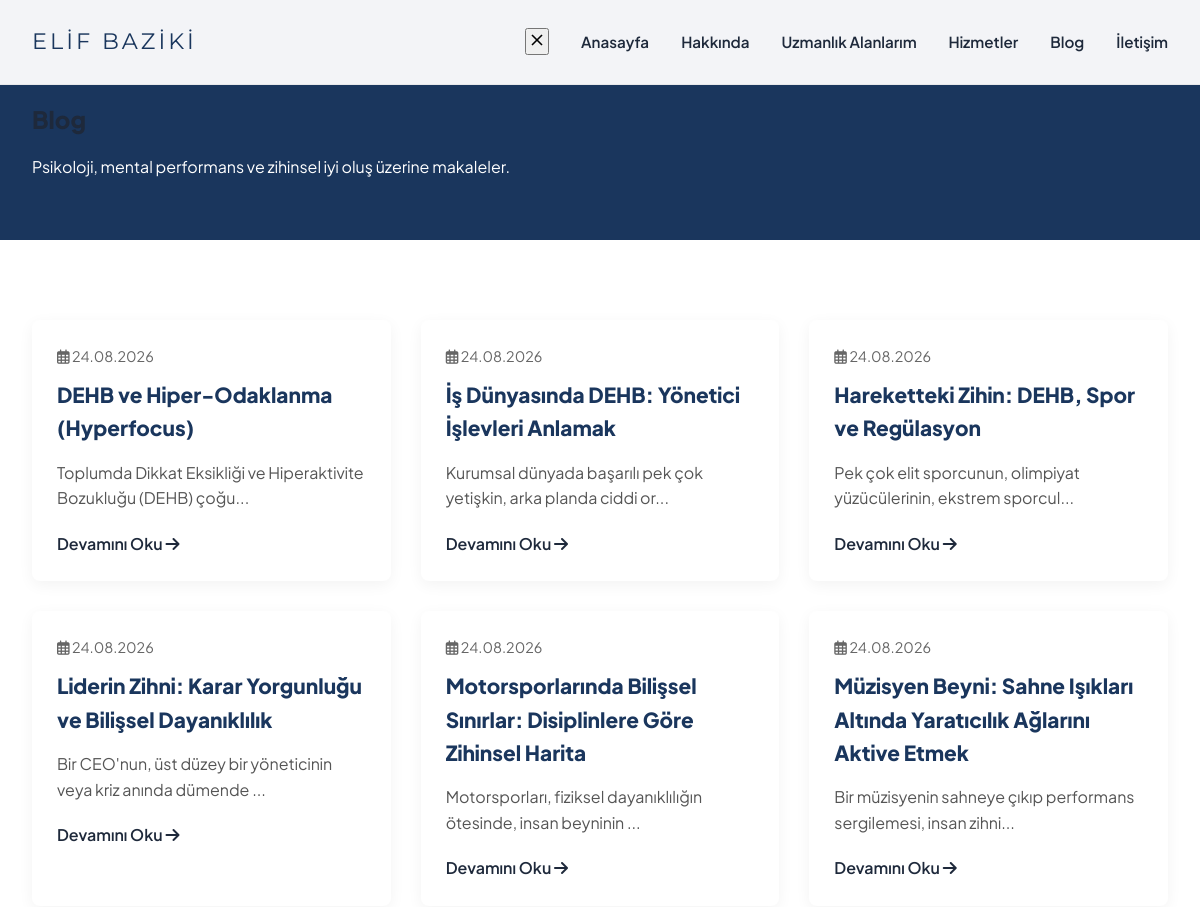
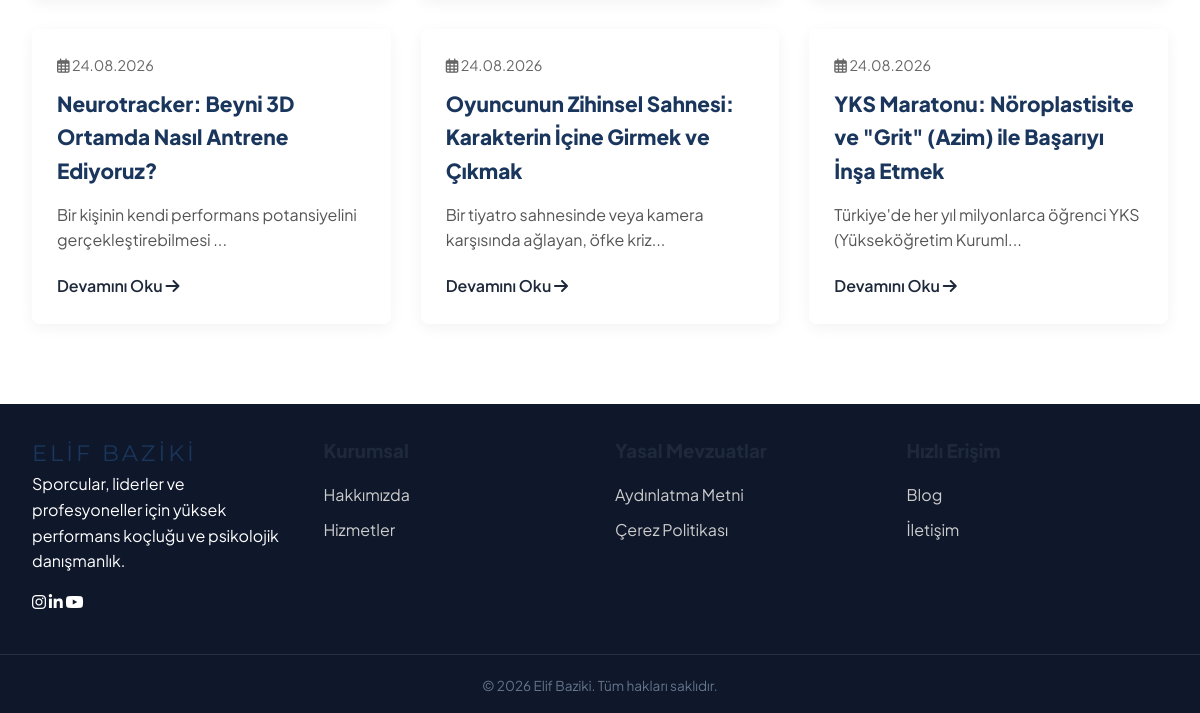
/blog, run on an earlier commit of the app's database (2 pictures, top to bottom).
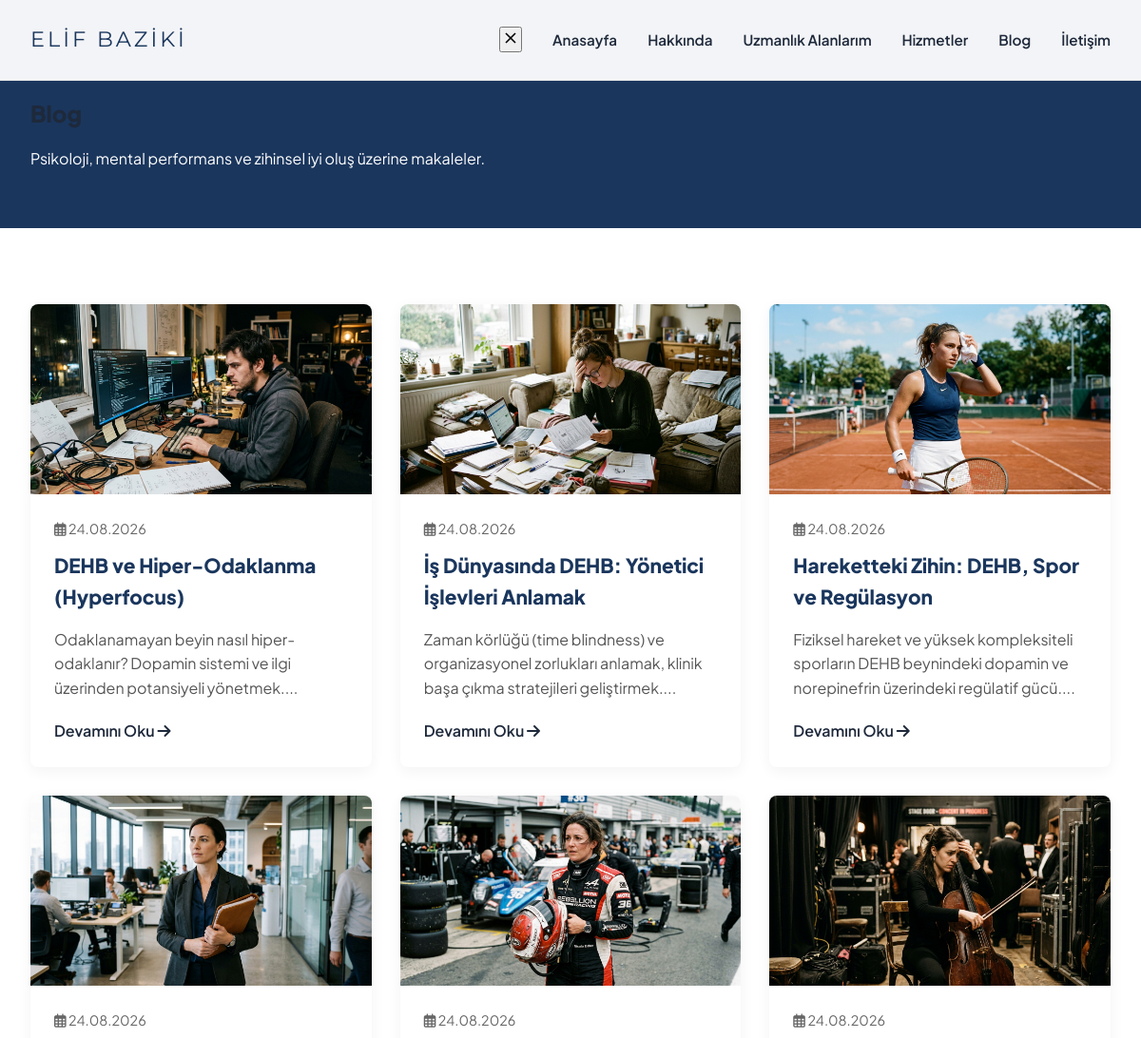
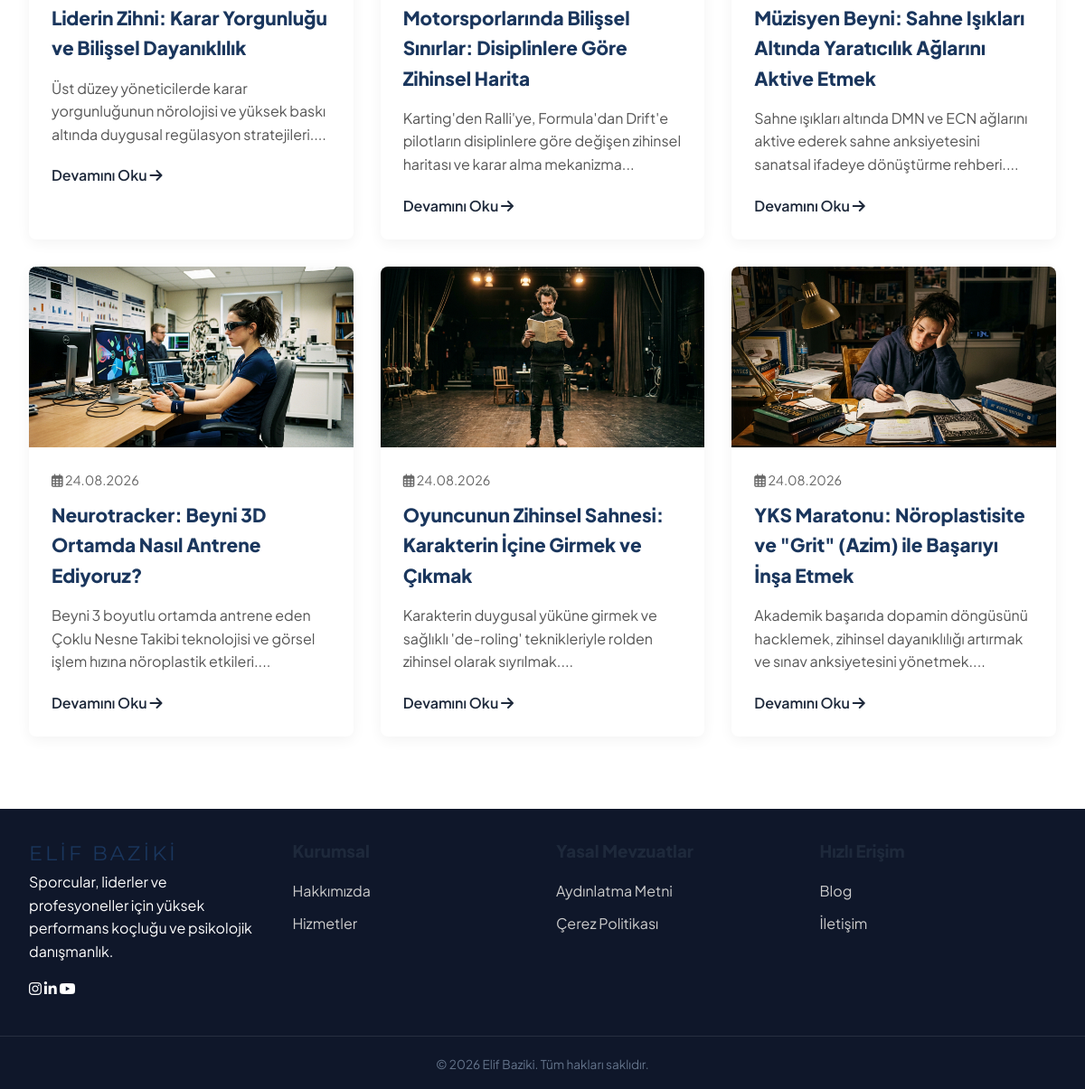
And on a later commit of the database (2 pictures, top to bottom).
### tables this page shows
CREATE TABLE blog_posts (
        id INTEGER PRIMARY KEY AUTOINCREMENT,
        slug TEXT UNIQUE,
        title TEXT,
        meta_description TEXT,
        focus_keyword TEXT,
        keywords TEXT,
        featured_image TEXT,
        content TEXT,
        created_at DATETIME DEFAULT CURRENT_TIMESTAMP,
        updated_at DATETIME DEFAULT CURRENT_TIMESTAMP
    );

### includes/functions.php (called while the page is built, shortened)
<?php
function get_all_posts($db) {
    $stmt = $db->query("SELECT * FROM blog_posts ORDER BY created_at DESC");
    return $stmt->fetchAll();
}

### templates/blog-liste.php (the view, shortened to what this page needs)
<?php
require_once BASE_PATH . '/includes/header.php';
?>
<section class="page-header" style="background: var(--primary-color); color: white; padding: 100px 0 60px;">
    <div class="container">
        <h1>Blog</h1>
        <p>Psikoloji, mental performans ve zihinsel iyi oluş üzerine makaleler.</p>
    </div>
</section>
<section class="blog-list" style="padding: 80px 0;">
    <div class="container">
        <div class="blog-grid" style="display: grid; grid-template-columns: repeat(auto-fill, minmax(300px, 1fr)); gap: 30px;">
            <?php
            $posts = get_all_posts($db);
            foreach($posts as $post):
            ?>
            <article class="blog-card" style="background: white; border-radius: 8px; overflow: hidden; box-shadow: 0 4px 15px rgba(0,0,0,0.05); transition: transform 0.3s ease;">
                <?php if($post['featured_image']): ?>
                <div class="blog-image" style="height: 200px; overflow: hidden;">
                    <a href="<?php echo BASE_URL; ?>/blog/<?php echo $post['slug']; ?>">
                        <img src="<?php echo htmlspecialchars($post['featured_image']); ?>" alt="<?php echo htmlspecialchars($post['title']); ?>" style="width: 100%; height: 100%; object-fit: cover;">
                    </a>
                </div>
                <?php endif; ?>
                <div class="blog-content" style="padding: 25px;">
                    <div class="blog-meta" style="color: #666; font-size: 0.9rem; margin-bottom: 10px;">
                        <i class="far fa-calendar-alt"></i> <?php echo date('d.m.Y', strtotime($post['created_at'])); ?>
                    </div>
                    <h2 style="font-size: 1.3rem; margin-bottom: 15px;">
                        <a href="<?php echo BASE_URL; ?>/blog/<?php echo $post['slug']; ?>" style="color: var(--primary-color); text-decoration: none;">
                            <?php echo htmlspecialchars($post['title']); ?>
                        </a>
                    </h2>
                    <p style="color: #555; line-height: 1.6; margin-bottom: 20px;">
                        <?php echo htmlspecialchars(mb_substr($post['meta_description'], 0, 120)) . '...'; ?>
                    </p>
                    <a href="<?php echo BASE_URL; ?>/blog/<?php echo $post['slug']; ?>" class="read-more" style="color: var(--accent-color); font-weight: 600; text-decoration: none;">Devamını Oku <i class="fas fa-arrow-right"></i></a>
                </div>
            </article>
            <?php endforeach; ?>
        </div>
    </div>
</section>
<?php require_once BASE_PATH . '/includes/footer.php'; ?>

### index.php (shortened to what this page needs)
<?php
require_once 'includes/config.php';
require_once 'includes/functions.php';
$route = isset($_GET['route']) ? rtrim($_GET['route'], '/') : '';
if ($route == '' || $route == 'anasayfa' || $route == 'index') {
    $page = 'anasayfa.php';
} elseif ($route == 'admin' || strpos($route, 'admin/') === 0) {
    header('Location: ' . BASE_URL . '/admin/');
    exit;
} elseif ($route == 'submit-contact') {
    $page = 'submit-contact.php';
} elseif ($route == 'blog') {
    $page = 'blog-liste.php';
} elseif (preg_match('#^test/(.+)$#', $route, $matches)) {
    $slug = $matches[1];
    $page = 'test-detay.php';
}
$template_path = BASE_PATH . '/templates/' . $page;
if (file_exists($template_path)) {
    require $template_path;
} else {
    require BASE_PATH . '/templates/404.php';
}

### includes/header.php (shortened to what this page needs)
<!DOCTYPE html>
<html lang="tr">
<head>
    <link rel="stylesheet" href="<?php echo BASE_URL; ?>/assets/css/style.css?v=<?php echo time(); ?>">
    <link rel="stylesheet" href="https://cdnjs.cloudflare.com/ajax/libs/font-awesome/6.4.0/css/all.min.css">
</head>
<body>
    <nav class="navbar">
        <div class="container nav-container">
            <a href="<?php echo BASE_URL; ?>" class="logo">ELİF BAZİKİ</a>
            <div class="nav-links">
                <button class="mobile-close-btn" aria-label="Kapat">
                    <svg width="20" height="20" viewBox="0 0 24 24" fill="none" stroke="currentColor" stroke-width="2"><line x1="18" y1="6" x2="6" y2="18"></line><line x1="6" y1="6" x2="18" y2="18"></line></svg>
                </button>
                <a href="<?php echo BASE_URL; ?>">Anasayfa</a>
                <a href="<?php echo BASE_URL; ?>/hakkimda">Hakkında</a>
                <a href="<?php echo BASE_URL; ?>/uzmanlik-alanlari" class="hide-on-mobile">Uzmanlık Alanlarım</a>
                <a href="<?php echo BASE_URL; ?>/hizmetler">Hizmetler</a>
                <a href="<?php echo BASE_URL; ?>/blog">Blog</a>
                <a href="<?php echo BASE_URL; ?>/iletisim">İletişim</a>
            </div>
        </div>
    </nav>

### includes/footer.php (shortened to what this page needs)
<?php
$footer_data = [
    'kurumsal' => [],
    'yasal' => [],
    'hizli_erisim' => []
];
?>
    <footer class="footer">
        <div class="container footer-content" style="display: grid; grid-template-columns: repeat(auto-fit, minmax(200px, 1fr)); gap: 30px;">
            <div class="footer-brand">
                <a href="<?php echo BASE_URL; ?>" class="logo">ELİF BAZİKİ</a>
                <p>Sporcular, liderler ve profesyoneller için yüksek performans koçluğu ve psikolojik danışmanlık.</p>
                <div class="social-links" style="margin-top: 15px;">
                    <a href="#" aria-label="Instagram"><i class="fab fa-instagram"></i></a>
                    <a href="#" aria-label="LinkedIn"><i class="fab fa-linkedin-in"></i></a>
                    <a href="#" aria-label="YouTube"><i class="fab fa-youtube"></i></a>
                </div>
            </div>
            <div class="footer-links">
                <h3>Kurumsal</h3>
                <ul style="list-style: none; padding: 0; margin: 0;">
                    <?php if(empty($footer_data['kurumsal'])): ?>
                        <li style="margin-bottom: 10px;"><a href="<?php echo BASE_URL; ?>/hakkimda" style="color: #ccc; text-decoration: none;">Hakkımızda</a></li>
                        <li style="margin-bottom: 10px;"><a href="<?php echo BASE_URL; ?>/hizmetler" style="color: #ccc; text-decoration: none;">Hizmetler</a></li>
                    <?php endif; ?>
                </ul>
            </div>
            <div class="footer-links">
                <h3>Yasal Mevzuatlar</h3>
                <ul style="list-style: none; padding: 0; margin: 0;">
                    <?php if(empty($footer_data['yasal'])): ?>
                        <li style="margin-bottom: 10px;"><a href="#" style="color: #ccc; text-decoration: none;">Aydınlatma Metni</a></li>
                        <li style="margin-bottom: 10px;"><a href="#" style="color: #ccc; text-decoration: none;">Çerez Politikası</a></li>
                    <?php endif; ?>
                </ul>
            </div>
            <div class="footer-links">
                <h3>Hızlı Erişim</h3>
                <ul style="list-style: none; padding: 0; margin: 0;">
                    <?php if(empty($footer_data['hizli_erisim'])): ?>
                        <li style="margin-bottom: 10px;"><a href="<?php echo BASE_URL; ?>/blog" style="color: #ccc; text-decoration: none;">Blog</a></li>
                        <li style="margin-bottom: 10px;"><a href="<?php echo BASE_URL; ?>/iletisim" style="color: #ccc; text-decoration: none;">İletişim</a></li>
                    <?php endif; ?>
                </ul>
            </div>
        </div>
        <div class="footer-bottom" style="margin-top: 40px; border-top: 1px solid rgba(255,255,255,0.1); padding-top: 20px;">
            <div class="container" style="text-align: center;">
                <p>&copy; <?php echo date('Y'); ?> Elif Baziki. Tüm hakları saklıdır.</p>
            </div>
        </div>
    </footer>
</body>
</html>

### assets/css/style.css (style rules this page uses)
:root { --primary-color: #1A365D; --lavender: #E6E6FA; --lavender-dark: #967BB6; --clinical-bg: linear-gradient(135deg, #ffffff 0%, #f0f4f8 100%); --neon-orange: #FF4500; --neon-pink: #FF007F; --perf-bg: radial-gradient(circle at center, #1a1a2e 0%, #000000 100%); --text-dark: #1E293B; --text-light: #64748B; --white: #ffffff; --live-color: #e63946; --font-main: 'Plus Jakarta Sans', sans-serif; --font-heading: 'Plus Jakarta Sans', sans-serif; --font-clinical: 'Cinzel', serif; --font-logo: 'Montserrat', sans-serif; --transition: all 0.7s cubic-bezier(0.25, 1, 0.5, 1); --shadow-sm: 0 4px 6px rgba(0,0,0,0.05); --shadow-md: 0 10px 20px rgba(0,0,0,0.08); }
* { margin: 0; padding: 0; box-sizing: border-box; }
body { font-family: var(--font-main); background-color: #ffffff; color: var(--text-dark); line-height: 1.6; overflow-x: hidden; }
h1, h2, h3, h4, h5, h6 { font-family: var(--font-heading); font-weight: 800; color: var(--text-dark); margin-bottom: 1rem; }
a { text-decoration: none; color: inherit; transition: var(--transition); }
ul { list-style: none; }
.container { max-width: 1200px; margin: 0 auto; padding: 0 2rem; }
.navbar { position: fixed; top: 0; width: 100%; padding: 1.5rem 0; background: rgba(255, 255, 255, 0.95); backdrop-filter: blur(10px); z-index: 1000; border-bottom: 1px solid rgba(0,0,0,0.05); transition: var(--transition); }
.nav-container { display: flex; justify-content: space-between; align-items: center; }
.logo { font-family: var(--font-logo); font-size: 1.4rem; font-weight: 400; color: var(--primary-color); letter-spacing: 3px; text-transform: uppercase; }
.nav-links { display: flex; align-items: center; gap: 2rem; }
.nav-links a { font-size: 0.95rem; font-weight: 600; color: var(--text-dark); }
.footer { background-color: #0F172A; color: var(--white); padding: 2rem 0 1rem; }
.footer-bottom { text-align: center; padding-top: 2rem; border-top: 1px solid rgba(255,255,255,0.1); color: #64748b; font-size: 0.85rem; }

What changed in the data, as far as the page shows it:
changed blog_posts "DEHB ve Hiper-Odaklanma (Hyperfocus)": featured_image: picture added; meta_description "Toplumda Dikkat Eksikliği ve Hiperaktivite Bozukluğu (DEHB) çoğu" → "Odaklanamayan beyin nasıl hiper-odaklanır? Dopamin sistemi ve ilgi üzerinden potansiyeli yönetmek."
changed blog_posts "İş Dünyasında DEHB: Yönetici İşlevleri Anlamak": featured_image: picture added; meta_description "Kurumsal dünyada başarılı pek çok yetişkin, arka planda ciddi or" → "Zaman körlüğü (time blindness) ve organizasyonel zorlukları anlamak, klinik başa çıkma stratejileri geliştirmek."
changed blog_posts "Hareketteki Zihin: DEHB, Spor ve Regülasyon": featured_image: picture added; meta_description "Pek çok elit sporcunun, olimpiyat yüzücülerinin, ekstrem sporcul" → "Fiziksel hareket ve yüksek kompleksiteli sporların DEHB beynindeki dopamin ve norepinefrin üzerindeki regülatif gücü."
changed blog_posts "Liderin Zihni: Karar Yorgunluğu ve Bilişsel Dayanıklılık": featured_image: picture added; meta_description "Bir CEO'nun, üst düzey bir yöneticinin veya kriz anında dümende" → "Üst düzey yöneticilerde karar yorgunluğunun nörolojisi ve yüksek baskı altında duygusal regülasyon stratejileri."
changed blog_posts "Motorsporlarında Bilişsel Sınırlar: Disiplinlere Göre Zihinsel Harita": featured_image: picture added; meta_description "Motorsporları, fiziksel dayanıklılığın ötesinde, insan beyninin" → "Karting'den Ralli'ye, Formula'dan Drift'e pilotların disiplinlere göre değişen zihinsel haritası ve karar alma mekanizma"
changed blog_posts "Müzisyen Beyni: Sahne Işıkları Altında Yaratıcılık Ağlarını Aktive Etmek": featured_image: picture added; meta_description "Bir müzisyenin sahneye çıkıp performans sergilemesi, insan zihni" → "Sahne ışıkları altında DMN ve ECN ağlarını aktive ederek sahne anksiyetesini sanatsal ifadeye dönüştürme rehberi."
changed blog_posts "Neurotracker: Beyni 3D Ortamda Nasıl Antrene Ediyoruz?": featured_image: picture added; meta_description "Bir kişinin kendi performans potansiyelini gerçekleştirebilmesi" → "Beyni 3 boyutlu ortamda antrene eden Çoklu Nesne Takibi teknolojisi ve görsel işlem hızına nöroplastik etkileri."
changed blog_posts "Oyuncunun Zihinsel Sahnesi: Karakterin İçine Girmek ve Çıkmak": featured_image: picture added; meta_description "Bir tiyatro sahnesinde veya kamera karşısında ağlayan, öfke kriz" → "Karakterin duygusal yüküne girmek ve sağlıklı 'de-roling' teknikleriyle rolden zihinsel olarak sıyrılmak."
changed blog_posts "YKS Maratonu: Nöroplastisite ve \"Grit\" (Azim) ile Başarıyı İnşa Etmek": featured_image: picture added; meta_description "Türkiye'de her yıl milyonlarca öğrenci YKS (Yükseköğretim Kuruml" → "Akademik başarıda dopamin döngüsünü hacklemek, zihinsel dayanıklılığı artırmak ve sınav anksiyetesini yönetmek."
